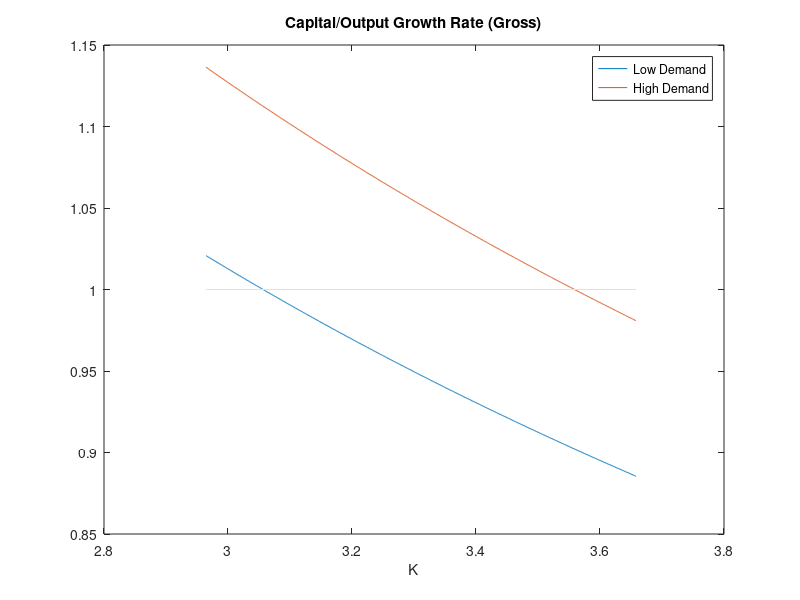
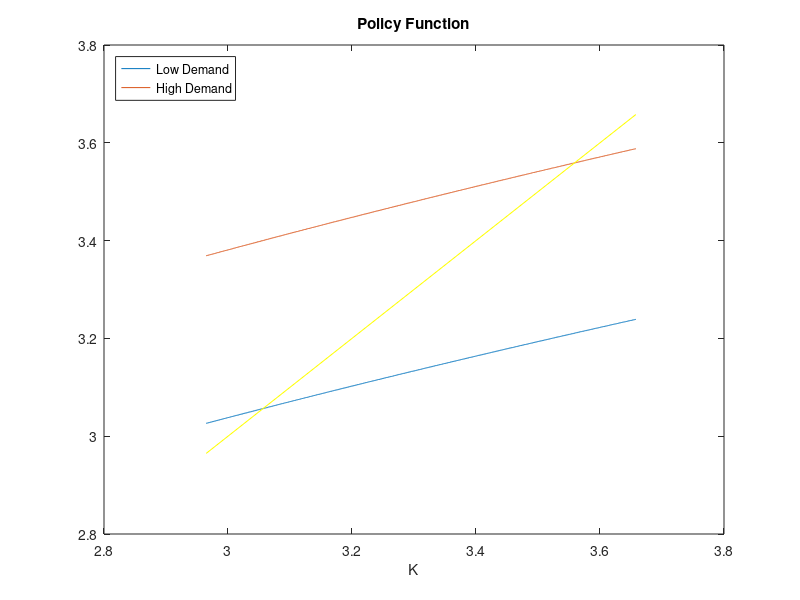
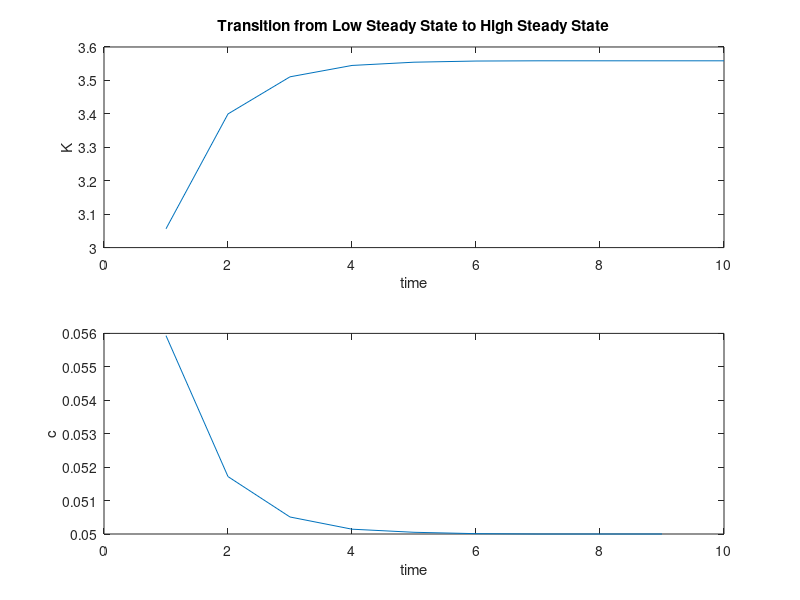

MATLAB code to generate these figures, in order: (Note: this script raises an error after producing the figures.)
% PS4 Q1: Convex Adjustment Costs: Numerical
% Qi
% April 24 2015
clear all
close all
clc
%% 1. Calculate Steady State Capital under Deterministic Demand
u_grid=[1;2];
pi=0.1;
R=1.03;
delta=0.05;

K_determ=log(u_grid)-log(R*delta+(R-1)*delta^2)

%% 2. Solve for Value Function and Policy Function under Stochastic Demand
% use discretization method
dif=99;
tol=1e-6;
K_lb=K_determ(1);
K_ub=K_determ(2);
N_K=1000;
K_grid=linspace(K_lb,K_ub,N_K);
V=R*(delta+delta^2)*K_determ*ones(1,N_K);
V_new=V;
K=ones(size(V));
P=[1-pi,pi;pi,1-pi];

% value function interation
while dif>tol
    for i_u=1:length(u_grid)
        for i_K=1:N_K
            s=u_grid*(1-exp(-K_grid(i_K)));
            gamma=K_grid/K_grid(i_K);
            c=delta*gamma./(1+delta*(1-gamma));
            [V_new(i_u,i_K),K(i_u,i_K)]=max(s(i_u)*ones(1,N_K)-c.*K_grid+P(i_u,:)*V/R);
        end
    end
    dif=max(max(abs(V_new-V)));
    V=V_new;
    % dif % monitor speed of convergence
end

% use projection method

grow_rate=K_grid(K)./(ones(size(u_grid))*K_grid);

figure(1)
plot(K_grid,grow_rate(1,:),K_grid,grow_rate(2,:))
hold on
plot([K_lb;K_ub],[1;1],'Color','y')
hold off
title('Capital/Output Growth Rate (Gross)')
xlabel('K')
legend('Low Demand','High Demand','Location','NorthEast')

%% 3. Transition from Low Steady State to High Steady State
figure(2)
plot(K_grid,K_grid(K(1,:)),K_grid,K_grid(K(2,:)))
hold on
plot([K_lb;K_ub],[K_lb;K_ub],'Color','y')
hold off
title('Policy Function')
xlabel('K')
legend('Low Demand','High Demand','Location','NorthWest')

T=10;
K_transit=zeros(T,1);
[~,K_lss]=max(K(1,:)==1:N_K);
K_transit(1)=K_lss;
K_H=K(2,:);
gamma_transit=zeros(T,1);
for t=2:T
    K_transit(t)=K_H(K_transit(t-1));
    gamma_transit(t-1)= K_grid(K_transit(t))/ K_grid(K_transit(t-1));
    
end
c_transit=delta*gamma_transit./(1+delta*(1-gamma_transit));
figure(3)
subplot(2,1,1)
plot(1:T,K_grid(K_transit))
title('Transition from Low Steady State to High Steady State')
xlabel('time')
ylabel('K')
subplot(2,1,2)
plot(1:T-1,c_transit(1:T-1))
xlabel('time')
ylabel('c')
%% 4. Calculate Variance and Autocorrelation of Investments
% simulate the path of demand shock
burnin=500;
T=500;
u_simu=zeros(burnin+T,1);
u_simu(1)=1;
s = RandStream('mt19937ar','Seed',123);
RandStream.setGlobalStream(s);
for t=2:burnin+T
    if rand()<pi
        u_simu(t)=3-u_simu(t-1);
    else
        u_simu(t)=u_simu(t-1);
    end
end
% simulate the path of K and c
K_simu=zeros(burnin+T,1);
gamma_simu=zeros(burnin+T,1);
K_simu(1)=K_lss;
for t=2:burnin+T
    K_u=K(u_simu(t),:);
    K_simu(t)=K_u(K_simu(t-1));
    gamma_simu(t-1)= K_grid(K_simu(t))/ K_grid(K_simu(t-1));
end
c_simu=delta*gamma_simu./(1+delta*(1-gamma_simu));
figure(4)
subplot(3,1,1)
plot(burnin+1:burnin+T-1,gamma_simu(burnin+1:burnin+T-1))
title('Time-Series of Simulated gamma, c and c*K')
xlabel('time')
ylabel('gamma')
subplot(3,1,2)
plot(burnin+1:burnin+T-1,c_simu(burnin+1:burnin+T-1))
xlabel('time')
ylabel('c')
subplot(3,1,3)
plot(burnin+1:burnin+T-1,c_simu(burnin+1:burnin+T-1).*K_simu(burnin+1:burnin+T-1))
xlabel('time')
ylabel('c*K')

% calculate variance and autocorrelation
% for investment rate gamma-1
var_gamma=var(gamma_simu(burnin+1:burnin+T-1))
autocor_gamma=autocorr(gamma_simu(burnin+1:burnin+T-1));
% for investment expenditure per capital c
var_c=var(c_simu(burnin+1:burnin+T-1))
autocor_c=autocorr(c_simu(burnin+1:burnin+T-1));
% for total investment expenditure c*K
var_cK=var(c_simu(burnin+1:burnin+T-1).*K_simu(burnin+1:burnin+T-1))
autocor_cK=autocorr(c_simu(burnin+1:burnin+T-1).*K_simu(burnin+1:burnin+T-1));
figure(5)
lag=10;
subplot(3,1,1)
plot(1:lag,autocor_gamma(1:lag))
title('Autocorrelations of Simulated gamma, c and c*K')
xlabel('lag')
ylabel('gamma')
subplot(3,1,2)
plot(1:lag,autocor_c(1:lag))
xlabel('lag')
ylabel('c')
subplot(3,1,3)
plot(1:lag,autocor_cK(1:lag))
xlabel('lag')
ylabel('c*K')